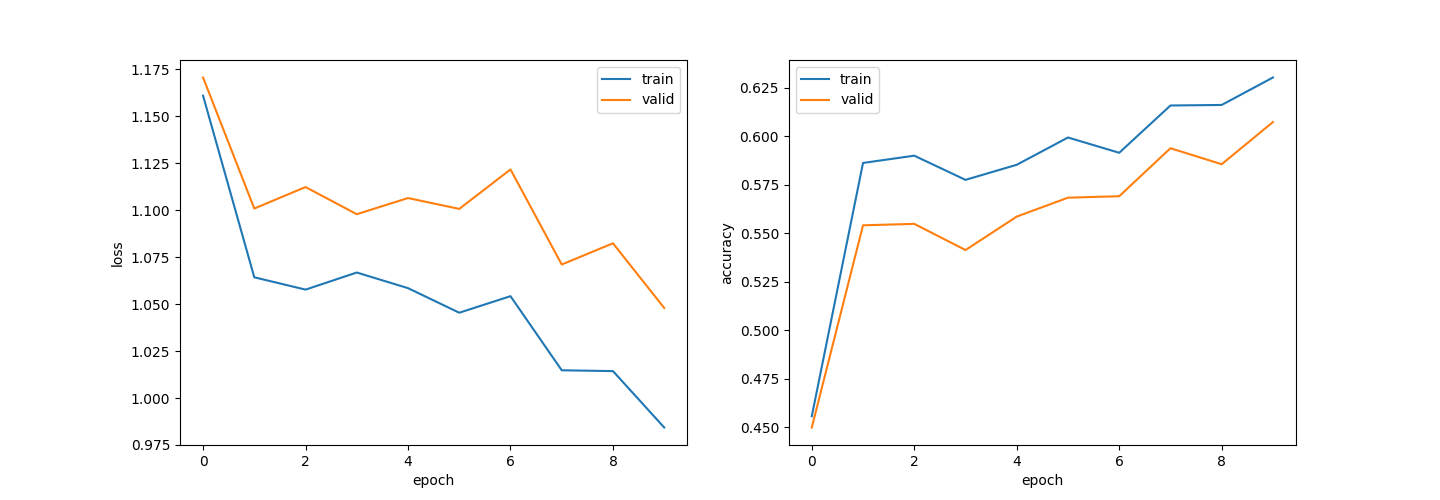

Write the Python code that produced this figure.
import time
import torch
import string
import pandas as pd
import numpy as np
from torch import nn
from torch import optim
from collections import defaultdict
from matplotlib import pyplot as plt
from torch.utils.data import Dataset
from torch.utils.data import DataLoader
from sklearn.model_selection import train_test_split
from gensim.models import KeyedVectors

def calculate_loss_and_accuracy(model, dataset, device = None, criterion = None):
    dataloader = DataLoader(dataset, batch_size = 1, shuffle = False)
    loss = 0.0
    total = 0
    correct = 0
    with torch.no_grad():
        for data in dataloader:
            inputs = data['inputs'].to(device)
            labels = data['labels'].to(device)
            outputs = model(inputs)
            if criterion != None:
                loss += criterion(outputs, labels).item()
            pred = torch.argmax(outputs, dim=-1)
            total += len(inputs)
            correct += (pred == labels).sum().item()
    return loss / len(dataset), correct / total

def visualize_logs(log):
    fig, ax = plt.subplots(1, 2, figsize = (15, 5))
    ax[0].plot(np.array(log['train']).T[0], label = 'train')
    ax[0].plot(np.array(log['valid']).T[0], label = 'valid')
    ax[0].set_xlabel('epoch')
    ax[0].set_ylabel('loss')
    ax[0].legend()
    ax[1].plot(np.array(log['train']).T[1], label = 'train')
    ax[1].plot(np.array(log['valid']).T[1], label = 'valid')
    ax[1].set_xlabel('epoch')
    ax[1].set_ylabel('accuracy')
    ax[1].legend()
    plt.show()

def train_model(dataset_train, dataset_valid, batch_size, model, criterion, optimizer, num_epochs, collate_fn = None, device = None):
    model.to(device)
    dataloader_train = DataLoader(dataset_train, batch_size = batch_size, shuffle = True, collate_fn = collate_fn)
    dataloader_valid = DataLoader(dataset_valid, batch_size = 1, shuffle = False)
    scheduler = optim.lr_scheduler.CosineAnnealingLR(optimizer, num_epochs, eta_min = 1e-5, last_epoch = -1)
    
    log_train = []
    log_valid = []
    for epoch in range(num_epochs):
        s_time = time.time()
        model.train()
        for data in dataloader_train:
            optimizer.zero_grad()
            inputs = data['inputs'].to(device)
            labels = data['labels'].to(device)
            outputs = model(inputs)
            loss = criterion(outputs, labels)
            loss.backward()
            optimizer.step()
        model.eval()

        loss_train, acc_train = calculate_loss_and_accuracy(model, dataset_train, device, criterion = criterion)
        loss_valid, acc_valid = calculate_loss_and_accuracy(model, dataset_valid, device, criterion = criterion)
        log_train.append([loss_train, acc_train])
        log_valid.append([loss_valid, acc_valid])

        torch.save({'epoch': epoch, 'model_state_dict': model.state_dict(), 'optimizer_state_dict': optimizer.state_dict()}, f'checkpoint{epoch + 1}.pt')
        e_time = time.time()
        print(f'epoch: {epoch + 1}, loss_train: {loss_train:.4f}, accuracy_train: {acc_train:.4f}, loss_valid: {loss_valid:.4f}, accuracy_valid: {acc_valid:.4f}, {(e_time - s_time):.4f}sec') 
        if epoch > 2 and log_valid[epoch - 3][0] <= log_valid[epoch - 2][0] <= log_valid[epoch - 1][0] <= log_valid[epoch][0]:
            break
        scheduler.step()
    return {'train': log_train, 'valid': log_valid}

df = pd.read_csv('./100knock2022/DUAN/chapter06/newsCorpora.csv', header = None, sep = '\t', names = ['ID', 'TITLE', 'URL', 'PUBLISHER', 'CATEGORY', 'STORY', 'HOSTNAME', 'TIMESTAMP'])
df = df.loc[df['PUBLISHER'].isin(['Reuters', 'Huffington Post', 'Businessweek', 'Contactmusic.com', 'Daily Mail']), ['TITLE', 'CATEGORY']]
train, valid_test = train_test_split(df, test_size = 0.2, shuffle = True, random_state = 123, stratify = df['CATEGORY'])
valid, test = train_test_split(valid_test, test_size = 0.5, shuffle = True, random_state = 123, stratify = valid_test['CATEGORY'])
train.reset_index(drop = True, inplace = True)
valid.reset_index(drop = True, inplace = True)
test.reset_index(drop = True, inplace = True)

d = defaultdict(int)
table = str.maketrans(string.punctuation, ' '*len(string.punctuation))  
for text in train['TITLE']:
    for word in text.translate(table).split():
        d[word] += 1
d = sorted(d.items(), key=lambda x:x[1], reverse=True)

word2id = {word: i + 1 for i, (word, cnt) in enumerate(d) if cnt > 1} 

def tokenizer(text, word2id = word2id, unk = 0):
    table = str.maketrans(string.punctuation, ' '*len(string.punctuation))
    return [word2id.get(word, unk) for word in text.translate(table).split()]

class RNN(nn.Module):
    def __init__(self, vocab_size, emb_size, padding_idx, output_size, hidden_size, num_layers, emb_weights=None, bidirectional=False):
        super().__init__()
        self.hidden_size = hidden_size
        self.num_layers = num_layers
        self.num_directions = bidirectional + 1 
        if emb_weights != None:  
            self.emb = nn.Embedding.from_pretrained(emb_weights, padding_idx=padding_idx)
        else:
            self.emb = nn.Embedding(vocab_size, emb_size, padding_idx=padding_idx)
        self.rnn = nn.RNN(emb_size, hidden_size, num_layers, nonlinearity='tanh', bidirectional=bidirectional, batch_first=True)
        self.fc = nn.Linear(hidden_size * self.num_directions, output_size)

    def forward(self, x):
        self.batch_size = x.size()[0]
        hidden = self.init_hidden()  
        emb = self.emb(x)
        out, hidden = self.rnn(emb, hidden)
        out = self.fc(out[:, -1, :])
        return out

    def init_hidden(self):
        hidden = torch.zeros(4, self.batch_size, self.hidden_size)
        return hidden

class CreateDataset(Dataset):
    def __init__(self, X, y, tokenizer):
        self.X = X
        self.y = y
        self.tokenizer = tokenizer

    def __len__(self): 
        return len(self.y)

    def __getitem__(self, index): 
        text = self.X[index]
        inputs = self.tokenizer(text)
        return {'inputs': torch.tensor(inputs, dtype = torch.int64),'labels': torch.tensor(self.y[index], dtype = torch.int64)}

category_dict = {'b': 0, 't': 1, 'e':2, 'm':3}
y_train = train['CATEGORY'].map(lambda x: category_dict[x]).values
y_valid = valid['CATEGORY'].map(lambda x: category_dict[x]).values
y_test = test['CATEGORY'].map(lambda x: category_dict[x]).values
dataset_train = CreateDataset(train['TITLE'], y_train, tokenizer)
dataset_valid = CreateDataset(valid['TITLE'], y_valid, tokenizer)
dataset_test = CreateDataset(test['TITLE'], y_test, tokenizer)

class Padsequence():
    def __init__(self, padding_idx):
        self.padding_idx = padding_idx

    def __call__(self, batch):
        sorted_batch = sorted(batch, key=lambda x: x['inputs'].shape[0], reverse=True)
        sequences = [x['inputs'] for x in sorted_batch]
        sequences_padded = torch.nn.utils.rnn.pad_sequence(sequences, batch_first=True, padding_value=self.padding_idx)
        labels = torch.LongTensor([x['labels'] for x in sorted_batch])
        return {'inputs': sequences_padded, 'labels': labels}

model = KeyedVectors.load_word2vec_format('./100knock2022/DUAN/chapter07/GoogleNews-vectors-negative300.bin', binary=True)
VOCAB_SIZE = len(set(word2id.values())) + 1
EMB_SIZE = 300
weights = np.zeros((VOCAB_SIZE, EMB_SIZE))
words_in_pretrained = 0
for i, word in enumerate(word2id.keys()):
    try:
        weights[i] = model[word]
        words_in_pretrained += 1
    except KeyError:
        weights[i] = np.random.normal(scale=0.4, size=(EMB_SIZE))
weights = torch.from_numpy(weights.astype((np.float32)))

VOCAB_SIZE = len(set(word2id.values())) + 1
EMB_SIZE = 300
PADDING_IDX = len(set(word2id.values()))
OUTPUT_SIZE = 4
HIDDEN_SIZE = 50
NUM_LAYERS = 2
LEARNING_RATE = 5e-2
BATCH_SIZE = 32
NUM_EPOCHS = 10
model = RNN(VOCAB_SIZE, EMB_SIZE, PADDING_IDX, OUTPUT_SIZE, HIDDEN_SIZE, NUM_LAYERS, emb_weights=weights, bidirectional=True)
criterion = nn.CrossEntropyLoss()
optimizer = torch.optim.SGD(model.parameters(), lr=LEARNING_RATE)
device = torch.device('cuda' if torch.cuda.is_available() else 'cpu')
log = train_model(dataset_train, dataset_valid, BATCH_SIZE, model, criterion, optimizer, NUM_EPOCHS, collate_fn=Padsequence(PADDING_IDX), device=device)

visualize_logs(log)
n, acc_train = calculate_loss_and_accuracy(model, dataset_train, device)
t, acc_test = calculate_loss_and_accuracy(model, dataset_test, device)
print(f'正解率（学習データ）：{acc_train:.3f}')
print(f'正解率（評価データ）：{acc_test:.3f}')

'''
epoch: 1, loss_train: 1.1610, accuracy_train: 0.4556, loss_valid: 1.1707, accuracy_valid: 0.4498, 18.0242sec
epoch: 2, loss_train: 1.0643, accuracy_train: 0.5861, loss_valid: 1.1009, accuracy_valid: 0.5540, 17.2323sec
epoch: 3, loss_train: 1.0577, accuracy_train: 0.5899, loss_valid: 1.1123, accuracy_valid: 0.5547, 16.8394sec
epoch: 4, loss_train: 1.0668, accuracy_train: 0.5774, loss_valid: 1.0979, accuracy_valid: 0.5412, 20.7785sec
epoch: 5, loss_train: 1.0585, accuracy_train: 0.5852, loss_valid: 1.1065, accuracy_valid: 0.5585, 22.2308sec
epoch: 6, loss_train: 1.0454, accuracy_train: 0.5992, loss_valid: 1.1007, accuracy_valid: 0.5682, 22.4325sec
epoch: 7, loss_train: 1.0542, accuracy_train: 0.5914, loss_valid: 1.1217, accuracy_valid: 0.5690, 21.4119sec
epoch: 8, loss_train: 1.0148, accuracy_train: 0.6157, loss_valid: 1.0711, accuracy_valid: 0.5937, 20.6179sec
epoch: 9, loss_train: 1.0143, accuracy_train: 0.6160, loss_valid: 1.0824, accuracy_valid: 0.5855, 22.2127sec
epoch: 10, loss_train: 0.9843, accuracy_train: 0.6302, loss_valid: 1.0480, accuracy_valid: 0.6072, 21.3110sec
正解率（学習データ）：0.630
正解率（評価データ）：0.623
'''
